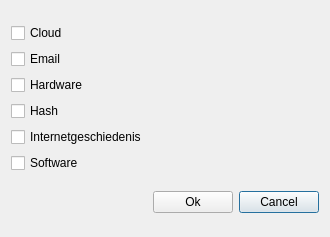
<?xml version="1.0" encoding="UTF-8"?>
<ui version="4.0">
 <class>Dialog</class>
 <widget class="QDialog" name="Dialog">
  <property name="geometry">
   <rect>
    <x>0</x>
    <y>0</y>
    <width>306</width>
    <height>237</height>
   </rect>
  </property>
  <property name="windowTitle">
   <string>Functions</string>
  </property>
  <layout class="QGridLayout" name="gridLayout_3">
   <item row="0" column="0">
    <layout class="QVBoxLayout" name="verticalLayout">
     <item>
      <widget class="QCheckBox" name="chk_Cloud">
       <property name="text">
        <string>Cloud</string>
       </property>
      </widget>
     </item>
     <item>
      <widget class="QCheckBox" name="chk_Email">
       <property name="text">
        <string>Email</string>
       </property>
      </widget>
     </item>
     <item>
      <widget class="QCheckBox" name="chk_Hardware">
       <property name="text">
        <string>Hardware</string>
       </property>
      </widget>
     </item>
     <item>
      <widget class="QCheckBox" name="chk_Hash">
       <property name="text">
        <string>Hash</string>
       </property>
      </widget>
     </item>
     <item>
      <widget class="QCheckBox" name="chk_Internet_History">
       <property name="text">
        <string>Internetgeschiedenis</string>
       </property>
      </widget>
     </item>
     <item>
      <widget class="QCheckBox" name="chk_Software">
       <property name="text">
        <string>Software</string>
       </property>
      </widget>
     </item>
    </layout>
   </item>
   <item row="3" column="2">
    <widget class="QPushButton" name="Cancel_Button">
     <property name="text">
      <string>Cancel</string>
     </property>
    </widget>
   </item>
   <item row="3" column="1">
    <widget class="QPushButton" name="Ok_Button">
     <property name="text">
      <string>Ok</string>
     </property>
    </widget>
   </item>
  </layout>
 </widget>
 <resources/>
 <connections>
  <connection>
   <sender>Cancel_Button</sender>
   <signal>clicked()</signal>
   <receiver>Dialog</receiver>
   <slot>close()</slot>
   <hints>
    <hint type="sourcelabel">
     <x>259</x>
     <y>216</y>
    </hint>
    <hint type="destinationlabel">
     <x>152</x>
     <y>118</y>
    </hint>
   </hints>
  </connection>
 </connections>
</ui>
